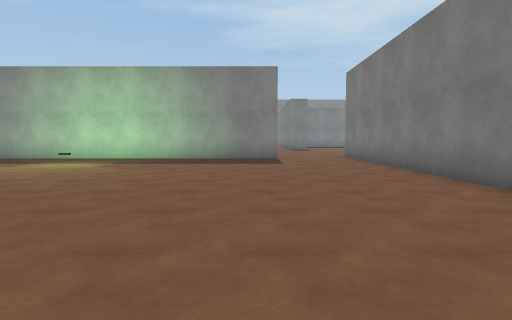
[1] (above)

24 first-person views from a walk through a 3-D level made in the Unity game engine. The camera is 1.3 m above the floor, tilts 4° down and sees 80° across. The floor is counted in squares, 2 m on a side. Each view is taken from the middle of a square. On the plan, view 1 faces up. The plan holds only what a view shows up to about 10 squares ahead; the rest is blank. The place goes on beyond the plan. The player character is not drawn. Surface patterns are stand-ins for the level's own textures.

[2]
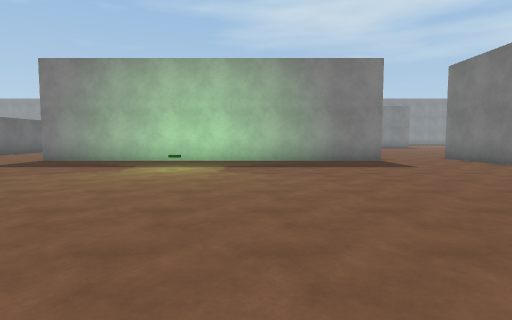

[3]
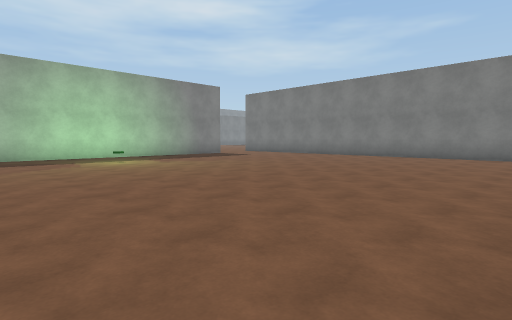

[4]
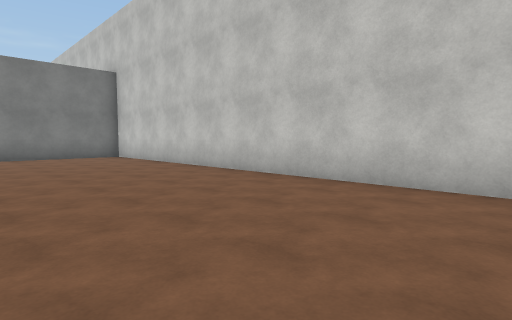

[5]
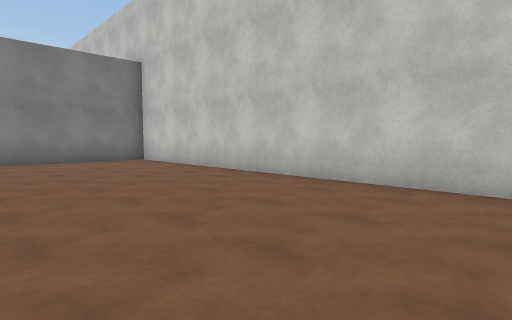

[6]
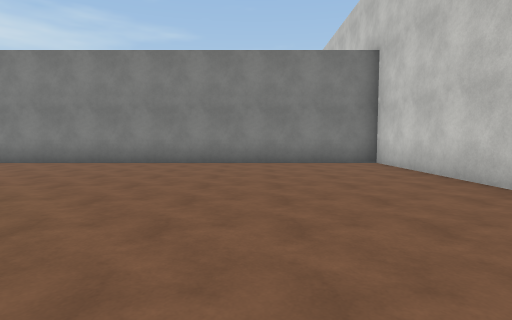

[7]
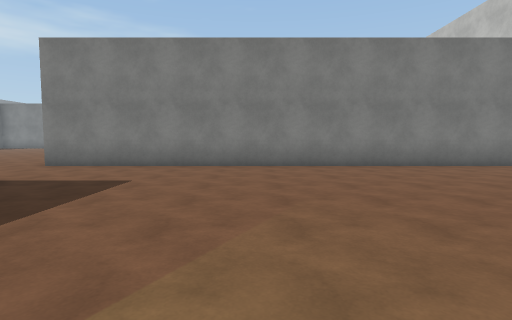

[8]
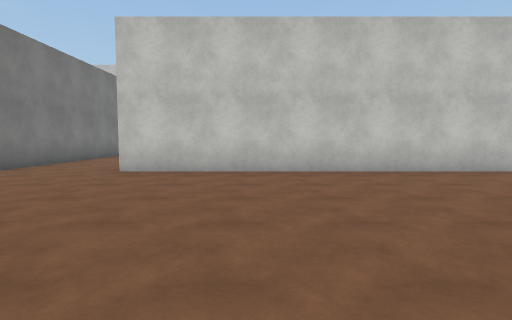

[9]
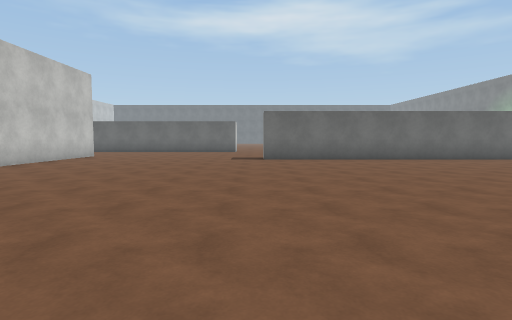

[10]
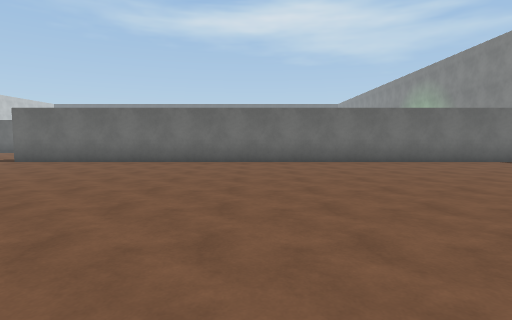

[11]
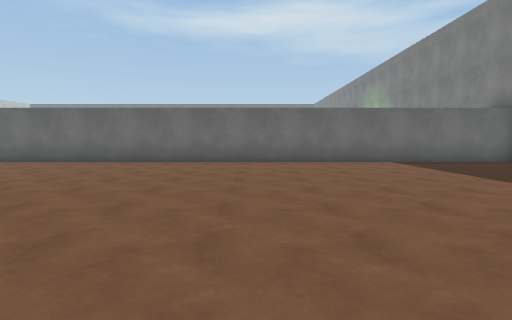

[12]
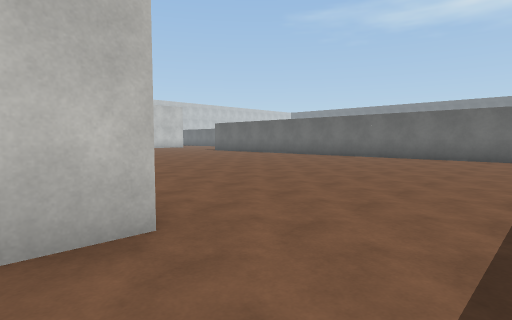

[13]
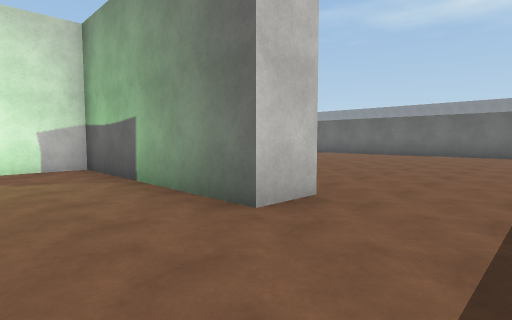

[14]
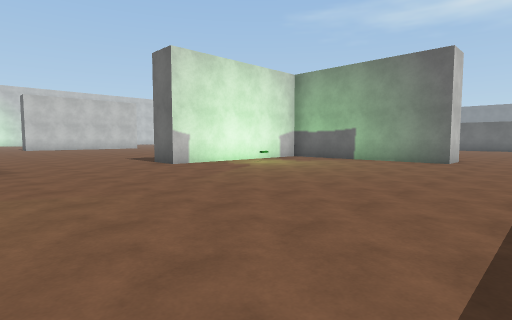

[15]
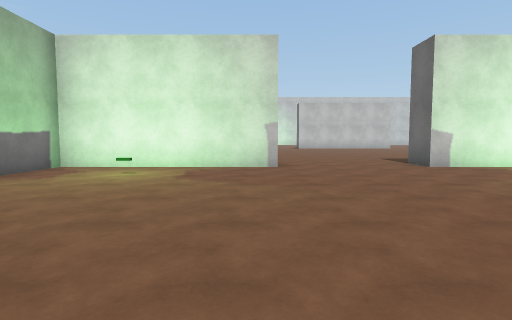

[16]
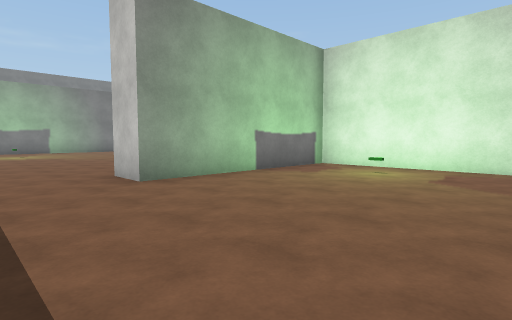

[17]
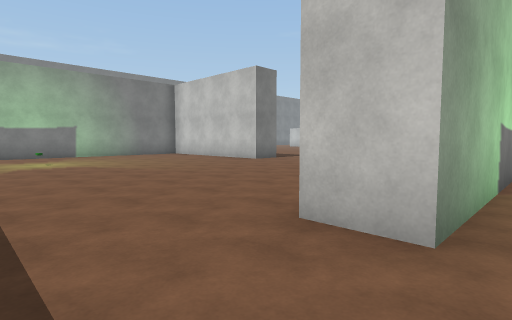

[18]
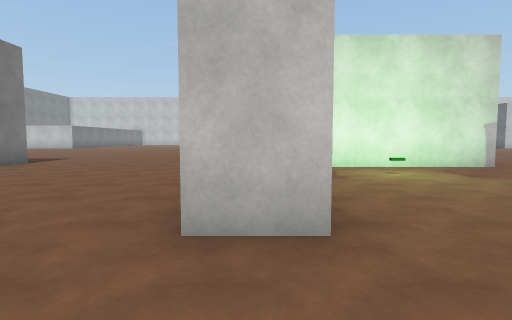

[19]
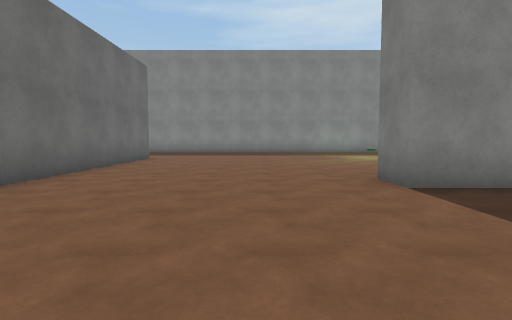

[20]
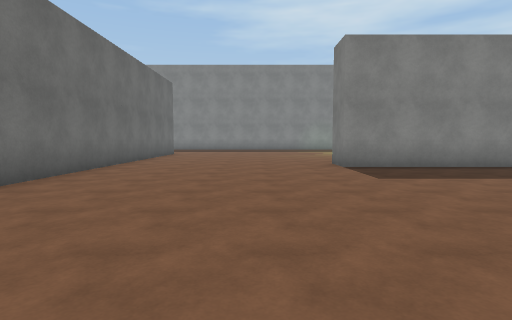

[21]
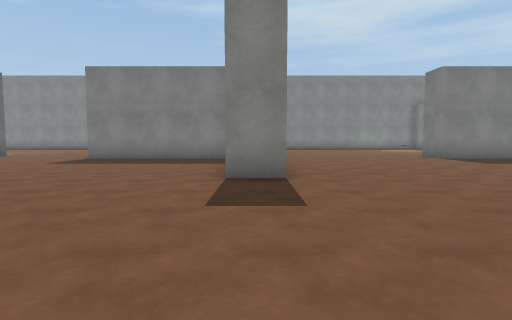

[22]
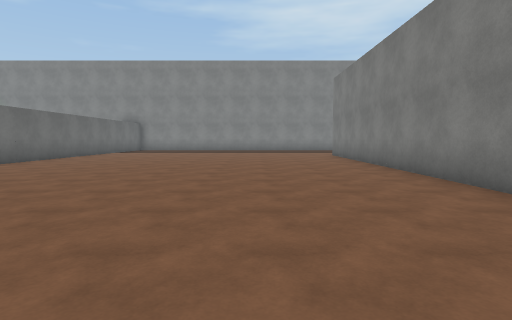

[23]
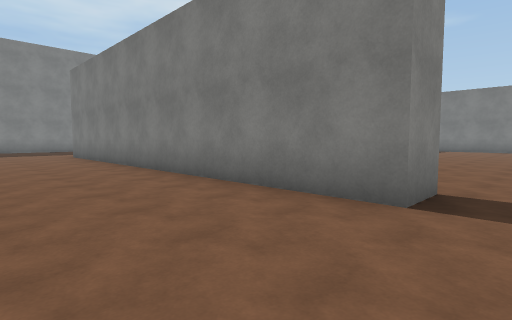

[24]
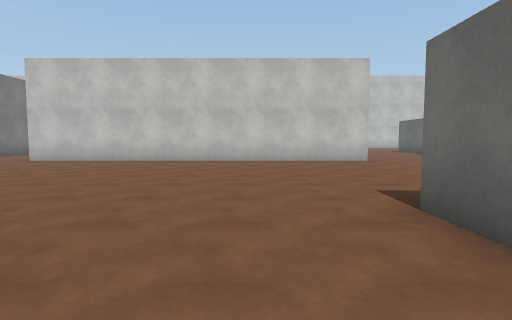

### Floor plan
Points are (right, up) in squares from view 1. A wall is a line through its corners. A room is listed if a view was taken in it or the views show most of it. See-through windows are left out.
Room 1 (views 1, 2, 3, 4, 5, 6, 7)
walls: (0.8, 10) (-8.5, 10); (-7.8, -1.3) (3.2, -1.3) (3.2, 11)
ways out: opening at (2, 11.3) to room 2
Room 2 (views 8, 9, 10, 11, 12, 13, 14, 15, 16, 17, 18, 19, 20, 21, 22, 23, 24)
walls: (17.6, 18) (16.5, 18); (11.4, 24) (16.5, 24) (16.5, 29) (17.5, 29) (17.5, 20.1); (16.1, 23) (11.5, 23); (3.1, 18) (2, 18) (2, 28.2); (1.9, 29) (3, 29) (3, 24) (8, 24) (8, 23); (27, 23) (23, 23) (23, 24); (-7.5, 25.4) (-7.5, 17.2); (-8.5, 11) (0.8, 11); (-7.5, 31.5) (-7.5, 26.4)
ways out: opening at (2, 11.3) to room 1
objects: block (-8, 26)

Where each view was taken, in squares from view 1:
view 1: 0 up, 0 right, facing up
view 2: 1 up, 3 left, facing up
view 3: 1 down, 8 left, facing up-right
view 4: 3 up, 8 left, facing down-right
view 5: 3 up, 6 left, facing down-right
view 6: 2 up, 5 left, facing right
view 7: 6 up, 4 left, facing right
view 8: 17 up, 2 left, facing down
view 9: 17 up, 2 right, facing left
view 10: 24 up, 1 right, facing left
view 11: 27 up, 1 right, facing left
view 12: 31 up, 3 right, facing down-left
view 13: 31 up, 5 right, facing down-left
view 14: 31 up, 12 right, facing down-left
view 15: 31 up, 12 right, facing down
view 16: 31 up, 12 right, facing down-right
view 17: 31 up, 16 right, facing down-right
view 18: 31 up, 17 right, facing down
view 19: 19 up, 21 right, facing up
view 20: 16 up, 21 right, facing up
view 21: 13 up, 17 right, facing up
view 22: 17 up, 1 left, facing up
view 23: 17 up, 1 left, facing up-right
view 24: 20 up, 6 left, facing down
